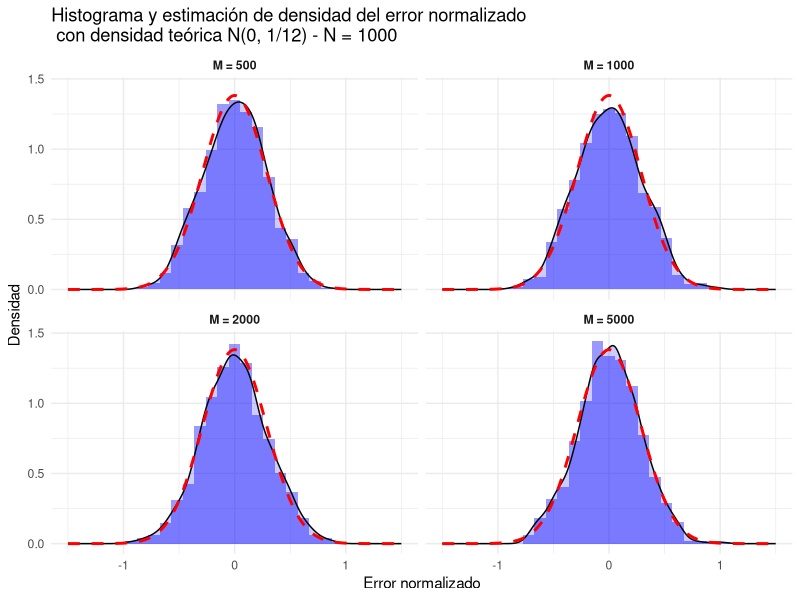

Reproduce this figure in R.
### Ejercicio propuesto: desarrollar el ejemplo 3, generando N= 100, 500, 1000 realizaciones de la sucesión del Error normalizado y construir histogramas/estimación de densidades con los 100, 500, 1000 valores obtenidos cuando M = 500 y 1000. Comparar los histogramas/estimación de densidades así obtenidos con la densidad de una distribución normal centrada con varianza igual a Var(U_1), U_1 ~ Uniforme(0,1). Interpretar los resultados obtenidos.

rm(list=ls())
library(ggplot2)
library(tidyr)

# Establecer semilla global para reproducibilidad
set.seed(123)  # Semilla fija para generar las semillas aleatorias

# Función para generar simulaciones del error normalizado
simula_error_normalizado <- function(seed, M) {
  set.seed(seed)  # Semilla específica para cada simulación
  U <- runif(M)  # Muestras uniformes
  running_mean <- cumsum(U) / (1:M)  # Media muestral acumulada
  norm_error <- sqrt(1:M) * (running_mean - 0.5)  # Error normalizado
  return(norm_error[c(500, 1000, 2000, 5000)])  # Devuelve el error normalizado en M=500, M=1000, M=2000 y M=5000
}

# Parámetros de simulación
N <- 1000 # 500, 1000 Número de simulaciones

# Generar semillas aleatorias reproducibles
semillas <- sample(1:10^6, N, replace = FALSE)

# Generar simulaciones para los valores de M especificados
resultados <- t(sapply(semillas, simula_error_normalizado, M = 5000))
colnames(resultados) <- c("M500", "M1000", "M2000", "M5000")
resultados_df <- data.frame(resultados)

# identificador ficticio 
resultados_df$id <- 1:nrow(resultados_df)

# Transformar a formato largo especificando id.vars
resultados_long <- pivot_longer(resultados_df, 
                        cols = -id,
                        names_to = 'M',
                        values_to = 'Error')

# Convertir la columna 'M' en factor
resultados_long$M <- factor(resultados_long$M, 
          levels = c("M500", "M1000", "M2000", "M5000"),
          labels = c("M = 500", "M = 1000", "M = 2000", "M = 5000"))

# Crear datos para la densidad teórica de la normal con media 0 y varianza 1/12
x_values <- seq(-1.5, 1.5, length.out = 1000)
density_normal <- dnorm(x_values, mean = 0, sd = sqrt(1/12))

# Título dinámico con el valor de N
titulo <- paste("Histograma y estimación de densidad del error normalizado\n", "con densidad teórica N(0, 1/12) - N =", N)

# Gráfico con cuatro paneles
ggplot(resultados_long, aes(x = Error)) +
  geom_histogram(aes(y = ..density..), bins = 30, fill = "blue", alpha = 0.4) +
  geom_density(fill = "blue", alpha = 0.2) +
  geom_line(data = data.frame(x_values, density_normal),
            aes(x = x_values, y = density_normal),
            color = "red", linetype = "dashed", size = 1) +
  facet_wrap(~ M, ncol = 2) + # Organizar en una cuadrícula de dos columnas
  labs(title = titulo,
       x = "Error normalizado",
       y = "Densidad") +
  theme_minimal() +
  theme(strip.text = element_text(face = "bold"))
